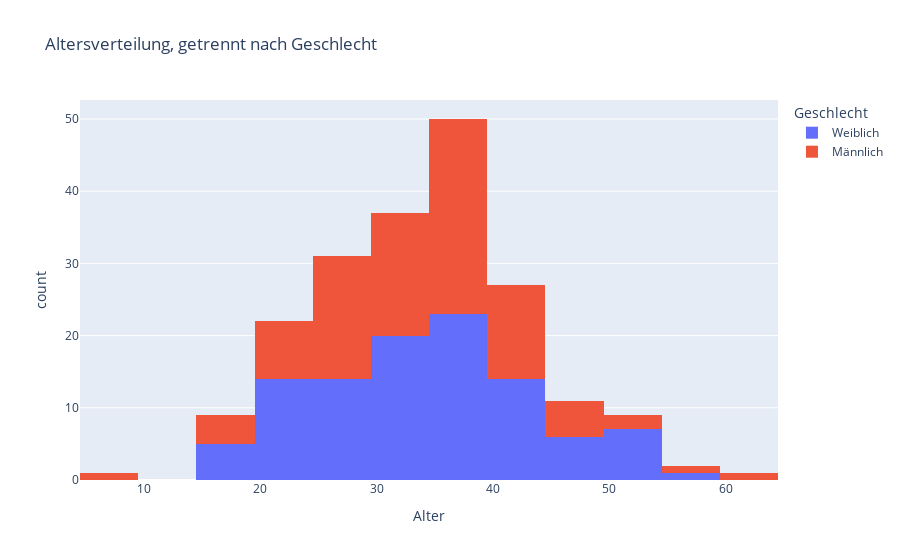

Write notebook code for a chart like this one.
### Code cell
# 1. Die Daten erweitern
geschlecht_daten = np.random.choice(['Männlich', 'Weiblich'], size=200, p=[0.5, 0.5])
df_umfrage['Geschlecht'] = geschlecht_daten

# 2. Angepasste Grafik erstellen
fig_custom = px.histogram(
    data_frame=df_umfrage,
    x='Alter',
    color='Geschlecht',   # <-- Überlagere die Verteilungen für Männer und Frauen
    nbins=25,             # <-- Verwende 25 statt der automatischen Anzahl an Bins
    title='Altersverteilung, getrennt nach Geschlecht'
)

# 3. Anzeigen
fig_custom.show()

### Figure 1 — Plotly figure (JSON) as saved in the notebook; plotly's stock layout.template omitted (floating-point values rounded to 4 significant figures)
{"data": [{"bingroup": "x", "hovertemplate": "Geschlecht=Weiblich<br>Alter=%{x}<br>count=%{y}<extra></extra>", "legendgroup": "Weiblich", "marker": {"color": "#636efa", "pattern": {"shape": ""}}, "name": "Weiblich", "nbinsx": 25, "orientation": "v", "showlegend": true, "type": "histogram", "x": [39, 33, 41, 50, 50, 42, 30, 40, 30, 30, 37, 15, 17, 29, 24, 49, 20, 36, 28, 53, 34, 43, 15, 21, 36, 42, 36, 33, 20, 17, 38, 31, 26, 31, 38, 30, 33, 23, 23, 45, 34, 50, 38, 49, 29, 44, 38, 29, 44, 31, 31, 20, 37, 32, 20, 31, 26, 34, 35, 33, 23, 46, 42, 42, 25, 40, 56, 25, 29, 35, 24, 25, 50, 31, 43, 22, 48, 37, 21, 40, 37, 37, 37, 27, 53, 39, 42, 26, 53, 32, 26, 38, 37, 49, 41, 26, 24, 39, 39, 34, 19, 36, 35, 23], "xaxis": "x", "yaxis": "y"}, {"bingroup": "x", "hovertemplate": "Geschlecht=Männlich<br>Alter=%{x}<br>count=%{y}<extra></extra>", "legendgroup": "Männlich", "marker": {"color": "#EF553B", "pattern": {"shape": ""}}, "name": "Männlich", "nbinsx": 25, "orientation": "v", "showlegend": true, "type": "histogram", "x": [32, 32, 38, 25, 20, 32, 35, 29, 23, 38, 32, 28, 24, 22, 37, 31, 27, 30, 45, 38, 28, 41, 45, 44, 44, 43, 48, 34, 38, 28, 38, 50, 8, 43, 35, 32, 35, 15, 32, 29, 26, 40, 35, 27, 37, 35, 30, 33, 39, 53, 36, 37, 15, 34, 59, 38, 34, 49, 20, 29, 35, 19, 39, 27, 37, 18, 36, 42, 22, 38, 28, 37, 23, 41, 25, 46, 44, 39, 43, 27, 26, 34, 43, 35, 32, 62, 32, 42, 26, 30, 43, 37, 22, 36, 38, 26], "xaxis": "x", "yaxis": "y"}], "layout": {"barmode": "relative", "legend": {"title": {"text": "Geschlecht"}, "tracegroupgap": 0}, "title": {"text": "Altersverteilung, getrennt nach Geschlecht"}, "xaxis": {"anchor": "y", "domain": [0, 1], "title": {"text": "Alter"}}, "yaxis": {"anchor": "x", "domain": [0, 1], "title": {"text": "count"}}}}
